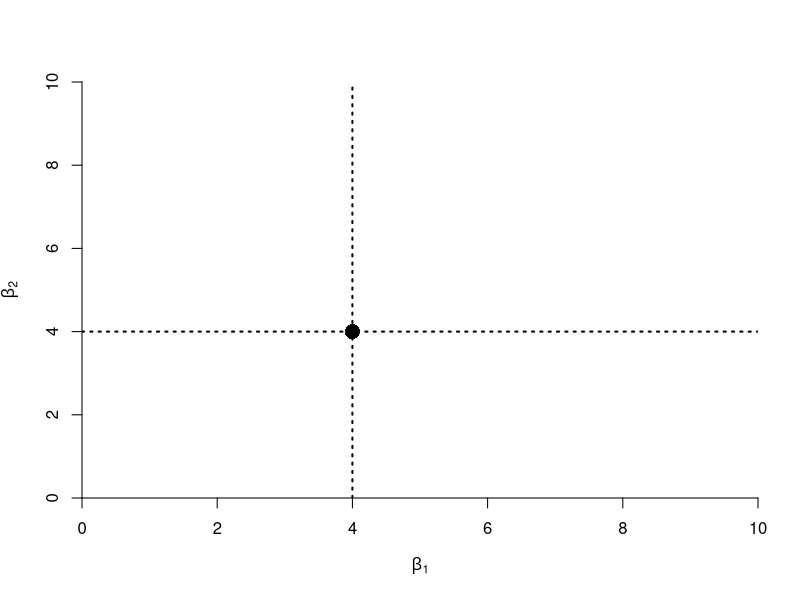
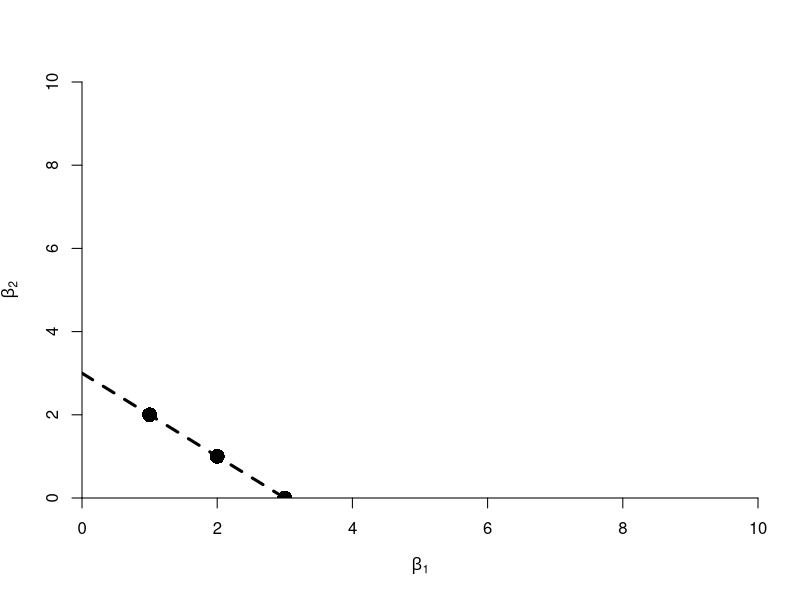
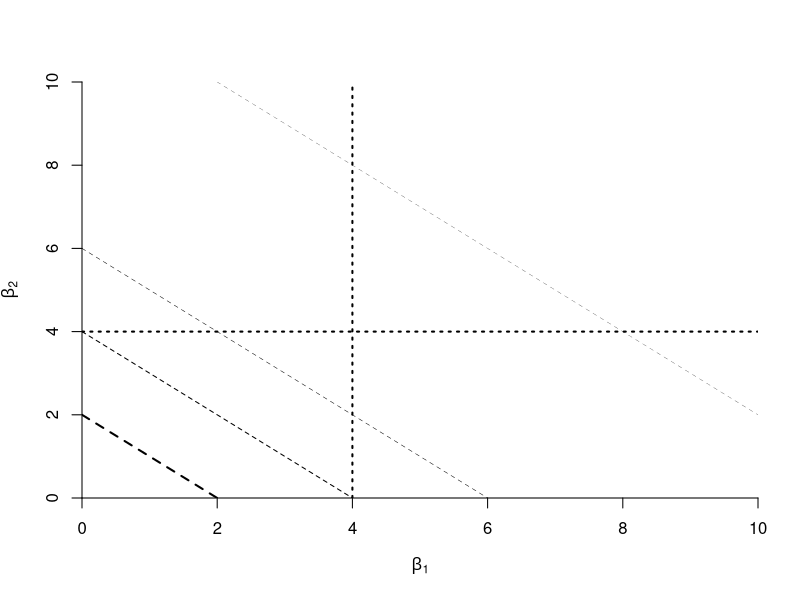

Recreate these plots in R, in order.
## Conceptual figure

## Meristem constraints only
par(mfrow=c(1,1))

plot(NA, NA, axes = FALSE, type = 'n',xlim=c(0,10),ylim=c(0,10),
     xlab=expression(paste(beta)[1]), ylab=expression(paste(beta)[2]),
     xaxs="i", yaxs="i")

axis(side=1, at = seq(0,10,by=2))
axis(side=2, at = seq(0,10,by=2))

segments(x0=4,y0=0,y1=10,lty='dotted',lwd=2)
segments(x0=0,y0=4,x1=10,lty='dotted',lwd=2)

points(x=4,y=4,pch=16,cex=2)


## Resource constraints only
par(mfrow=c(1,1))

plot(NA, NA, axes = FALSE, type = 'n',xlim=c(0,10),ylim=c(0,10),
     xlab=expression(paste(beta)[1]), ylab=expression(paste(beta)[2]),
     xaxs="i", yaxs="i")

axis(side=1, at = seq(0,10,by=2))
axis(side=2, at = seq(0,10,by=2))

abline(a=3,b=-1,lty='dashed',lwd = 3)

points(x=2,y=1,pch=16,cex=2)
points(x=1,y=2,pch=16,cex=2)
points(x=3,y=0,pch=16,cex=2)


## Meristem and resource constraints 
par(mfrow=c(1,1))

plot(NA, NA, axes = FALSE, type = 'n',xlim=c(0,10),ylim=c(0,10),
     xlab=expression(paste(beta)[1]), ylab=expression(paste(beta)[2]),
     xaxs="i", yaxs="i")

axis(side=1, at = seq(0,10,by=2))
axis(side=2, at = seq(0,10,by=2))

segments(x0=4,y0=0,y1=10,lty='dotted',lwd=2)
segments(x0=0,y0=4,x1=10,lty='dotted',lwd=2)


abline(a=2,b=-1,lty='dashed',lwd = 2)
abline(a=4,b=-1,lty='dashed',lwd = 1)
abline(a=6,b=-1,lty='dashed',lwd = .5)
abline(a=12,b=-1,lty='dashed',lwd = .25)

